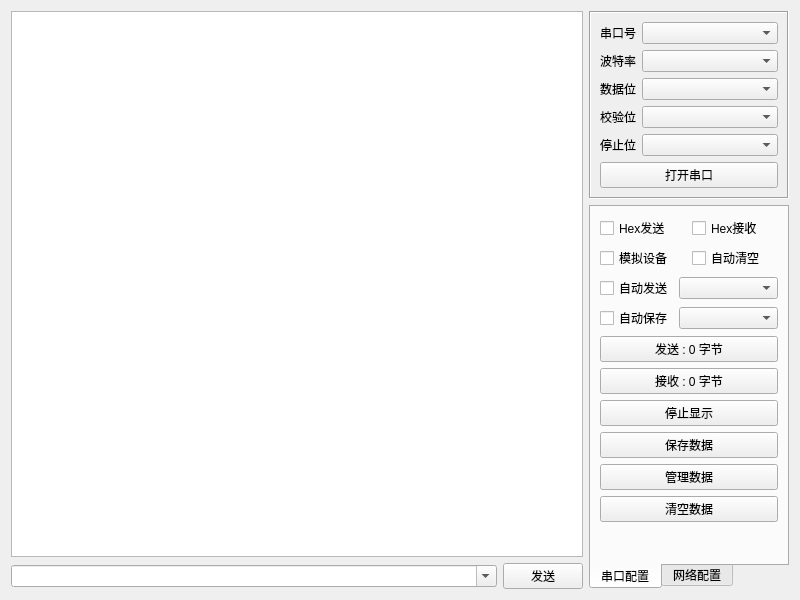
<?xml version="1.0" encoding="UTF-8"?>
<ui version="4.0">
 <class>frmComTool</class>
 <widget class="QWidget" name="frmComTool">
  <property name="geometry">
   <rect>
    <x>0</x>
    <y>0</y>
    <width>800</width>
    <height>600</height>
   </rect>
  </property>
  <layout class="QGridLayout" name="gridLayout_6">
   <item row="0" column="0">
    <widget class="QTextEdit" name="txtMain">
     <property name="enabled">
      <bool>true</bool>
     </property>
     <property name="frameShape">
      <enum>QFrame::StyledPanel</enum>
     </property>
     <property name="verticalScrollBarPolicy">
      <enum>Qt::ScrollBarAsNeeded</enum>
     </property>
     <property name="horizontalScrollBarPolicy">
      <enum>Qt::ScrollBarAsNeeded</enum>
     </property>
     <property name="readOnly">
      <bool>true</bool>
     </property>
    </widget>
   </item>
   <item row="0" column="1" rowspan="2">
    <widget class="QWidget" name="widgetRight" native="true">
     <property name="maximumSize">
      <size>
       <width>200</width>
       <height>16777215</height>
      </size>
     </property>
     <layout class="QVBoxLayout" name="verticalLayout">
      <property name="leftMargin">
       <number>0</number>
      </property>
      <property name="topMargin">
       <number>0</number>
      </property>
      <property name="rightMargin">
       <number>0</number>
      </property>
      <property name="bottomMargin">
       <number>0</number>
      </property>
      <item>
       <widget class="QFrame" name="frameTop">
        <property name="frameShape">
         <enum>QFrame::Box</enum>
        </property>
        <property name="frameShadow">
         <enum>QFrame::Sunken</enum>
        </property>
        <layout class="QGridLayout" name="gridLayout_3">
         <item row="0" column="0">
          <widget class="QLabel" name="labPortName">
           <property name="text">
            <string>串口号</string>
           </property>
          </widget>
         </item>
         <item row="0" column="1">
          <widget class="QComboBox" name="cboxPortName">
           <property name="sizePolicy">
            <sizepolicy hsizetype="Preferred" vsizetype="Fixed">
             <horstretch>1</horstretch>
             <verstretch>0</verstretch>
            </sizepolicy>
           </property>
          </widget>
         </item>
         <item row="1" column="0">
          <widget class="QLabel" name="labBaudRate">
           <property name="text">
            <string>波特率</string>
           </property>
          </widget>
         </item>
         <item row="1" column="1">
          <widget class="QComboBox" name="cboxBaudRate">
           <property name="sizePolicy">
            <sizepolicy hsizetype="Preferred" vsizetype="Fixed">
             <horstretch>1</horstretch>
             <verstretch>0</verstretch>
            </sizepolicy>
           </property>
          </widget>
         </item>
         <item row="2" column="0">
          <widget class="QLabel" name="labDataBit">
           <property name="text">
            <string>数据位</string>
           </property>
          </widget>
         </item>
         <item row="2" column="1">
          <widget class="QComboBox" name="cboxDataBit">
           <property name="sizePolicy">
            <sizepolicy hsizetype="Preferred" vsizetype="Fixed">
             <horstretch>1</horstretch>
             <verstretch>0</verstretch>
            </sizepolicy>
           </property>
          </widget>
         </item>
         <item row="3" column="0">
          <widget class="QLabel" name="labParity">
           <property name="text">
            <string>校验位</string>
           </property>
          </widget>
         </item>
         <item row="3" column="1">
          <widget class="QComboBox" name="cboxParity">
           <property name="sizePolicy">
            <sizepolicy hsizetype="Preferred" vsizetype="Fixed">
             <horstretch>1</horstretch>
             <verstretch>0</verstretch>
            </sizepolicy>
           </property>
          </widget>
         </item>
         <item row="4" column="0">
          <widget class="QLabel" name="labStopBit">
           <property name="text">
            <string>停止位</string>
           </property>
          </widget>
         </item>
         <item row="4" column="1">
          <widget class="QComboBox" name="cboxStopBit">
           <property name="sizePolicy">
            <sizepolicy hsizetype="Preferred" vsizetype="Fixed">
             <horstretch>1</horstretch>
             <verstretch>0</verstretch>
            </sizepolicy>
           </property>
          </widget>
         </item>
         <item row="5" column="0" colspan="2">
          <widget class="QPushButton" name="btnOpen">
           <property name="text">
            <string>打开串口</string>
           </property>
          </widget>
         </item>
        </layout>
       </widget>
      </item>
      <item>
       <widget class="QTabWidget" name="tabWidget">
        <property name="tabPosition">
         <enum>QTabWidget::South</enum>
        </property>
        <property name="currentIndex">
         <number>0</number>
        </property>
        <widget class="QWidget" name="tab">
         <attribute name="title">
          <string>串口配置</string>
         </attribute>
         <layout class="QGridLayout" name="gridLayout_5">
          <item row="0" column="0">
           <widget class="QCheckBox" name="ckHexSend">
            <property name="text">
             <string>Hex发送</string>
            </property>
           </widget>
          </item>
          <item row="0" column="1">
           <widget class="QCheckBox" name="ckHexReceive">
            <property name="text">
             <string>Hex接收</string>
            </property>
           </widget>
          </item>
          <item row="1" column="0">
           <widget class="QCheckBox" name="ckDebug">
            <property name="text">
             <string>模拟设备</string>
            </property>
           </widget>
          </item>
          <item row="1" column="1">
           <widget class="QCheckBox" name="ckAutoClear">
            <property name="text">
             <string>自动清空</string>
            </property>
           </widget>
          </item>
          <item row="2" column="0" colspan="2">
           <layout class="QGridLayout" name="gridLayout">
            <item row="0" column="0">
             <widget class="QCheckBox" name="ckAutoSend">
              <property name="text">
               <string>自动发送</string>
              </property>
             </widget>
            </item>
            <item row="0" column="1">
             <widget class="QComboBox" name="cboxSendInterval">
              <property name="sizePolicy">
               <sizepolicy hsizetype="Expanding" vsizetype="Fixed">
                <horstretch>0</horstretch>
                <verstretch>0</verstretch>
               </sizepolicy>
              </property>
             </widget>
            </item>
            <item row="1" column="0">
             <widget class="QCheckBox" name="ckAutoSave">
              <property name="text">
               <string>自动保存</string>
              </property>
             </widget>
            </item>
            <item row="1" column="1">
             <widget class="QComboBox" name="cboxSaveInterval">
              <property name="sizePolicy">
               <sizepolicy hsizetype="Expanding" vsizetype="Fixed">
                <horstretch>0</horstretch>
                <verstretch>0</verstretch>
               </sizepolicy>
              </property>
             </widget>
            </item>
           </layout>
          </item>
          <item row="3" column="0" colspan="2">
           <widget class="QPushButton" name="btnSendCount">
            <property name="text">
             <string>发送 : 0 字节</string>
            </property>
           </widget>
          </item>
          <item row="4" column="0" colspan="2">
           <widget class="QPushButton" name="btnReceiveCount">
            <property name="text">
             <string>接收 : 0 字节</string>
            </property>
           </widget>
          </item>
          <item row="5" column="0" colspan="2">
           <widget class="QPushButton" name="btnStopShow">
            <property name="text">
             <string>停止显示</string>
            </property>
           </widget>
          </item>
          <item row="6" column="0" colspan="2">
           <widget class="QPushButton" name="btnSave">
            <property name="text">
             <string>保存数据</string>
            </property>
           </widget>
          </item>
          <item row="7" column="0" colspan="2">
           <widget class="QPushButton" name="btnData">
            <property name="text">
             <string>管理数据</string>
            </property>
           </widget>
          </item>
          <item row="8" column="0" colspan="2">
           <widget class="QPushButton" name="btnClear">
            <property name="text">
             <string>清空数据</string>
            </property>
           </widget>
          </item>
          <item row="9" column="0" colspan="2">
           <spacer name="verticalSpacer">
            <property name="orientation">
             <enum>Qt::Vertical</enum>
            </property>
            <property name="sizeHint" stdset="0">
             <size>
              <width>20</width>
              <height>2</height>
             </size>
            </property>
           </spacer>
          </item>
         </layout>
        </widget>
        <widget class="QWidget" name="tab_2">
         <attribute name="title">
          <string>网络配置</string>
         </attribute>
         <layout class="QGridLayout" name="gridLayout_2">
          <item row="0" column="0" colspan="2">
           <layout class="QGridLayout" name="gridLayout_4">
            <item row="3" column="0">
             <widget class="QLabel" name="labListenPort">
              <property name="text">
               <string>监听端口</string>
              </property>
             </widget>
            </item>
            <item row="1" column="0">
             <widget class="QLabel" name="labServerIP">
              <property name="text">
               <string>远程地址</string>
              </property>
             </widget>
            </item>
            <item row="4" column="1">
             <widget class="QComboBox" name="cboxSleepTime"/>
            </item>
            <item row="1" column="1">
             <widget class="QLineEdit" name="txtServerIP">
              <property name="text">
               <string/>
              </property>
             </widget>
            </item>
            <item row="2" column="0">
             <widget class="QLabel" name="labServerPort">
              <property name="text">
               <string>远程端口</string>
              </property>
             </widget>
            </item>
            <item row="2" column="1">
             <widget class="QLineEdit" name="txtServerPort">
              <property name="text">
               <string/>
              </property>
             </widget>
            </item>
            <item row="4" column="0">
             <widget class="QLabel" name="labSleepTime">
              <property name="text">
               <string>延时时间</string>
              </property>
             </widget>
            </item>
            <item row="3" column="1">
             <widget class="QLineEdit" name="txtListenPort"/>
            </item>
            <item row="0" column="0">
             <widget class="QLabel" name="labMode">
              <property name="text">
               <string>转换模式</string>
              </property>
             </widget>
            </item>
            <item row="0" column="1">
             <widget class="QComboBox" name="cboxMode">
              <item>
               <property name="text">
                <string>Tcp_Client</string>
               </property>
              </item>
              <item>
               <property name="text">
                <string>Tcp_Server</string>
               </property>
              </item>
              <item>
               <property name="text">
                <string>Udp_Client</string>
               </property>
              </item>
              <item>
               <property name="text">
                <string>Udp_Server</string>
               </property>
              </item>
             </widget>
            </item>
           </layout>
          </item>
          <item row="2" column="0" colspan="2">
           <widget class="QPushButton" name="btnStart">
            <property name="text">
             <string>启动</string>
            </property>
           </widget>
          </item>
          <item row="3" column="0" colspan="2">
           <spacer name="verticalSpacer_2">
            <property name="orientation">
             <enum>Qt::Vertical</enum>
            </property>
            <property name="sizeHint" stdset="0">
             <size>
              <width>20</width>
              <height>59</height>
             </size>
            </property>
           </spacer>
          </item>
          <item row="1" column="0" colspan="2">
           <widget class="QCheckBox" name="ckAutoConnect">
            <property name="text">
             <string>自动重连网络</string>
            </property>
           </widget>
          </item>
         </layout>
        </widget>
       </widget>
      </item>
     </layout>
    </widget>
   </item>
   <item row="1" column="0">
    <widget class="QWidget" name="widget" native="true">
     <layout class="QHBoxLayout" name="horizontalLayout">
      <property name="leftMargin">
       <number>0</number>
      </property>
      <property name="topMargin">
       <number>0</number>
      </property>
      <property name="rightMargin">
       <number>0</number>
      </property>
      <property name="bottomMargin">
       <number>0</number>
      </property>
      <item>
       <widget class="QComboBox" name="cboxData">
        <property name="sizePolicy">
         <sizepolicy hsizetype="Ignored" vsizetype="Fixed">
          <horstretch>0</horstretch>
          <verstretch>0</verstretch>
         </sizepolicy>
        </property>
        <property name="editable">
         <bool>true</bool>
        </property>
        <property name="duplicatesEnabled">
         <bool>false</bool>
        </property>
       </widget>
      </item>
      <item>
       <widget class="QPushButton" name="btnSend">
        <property name="minimumSize">
         <size>
          <width>80</width>
          <height>0</height>
         </size>
        </property>
        <property name="maximumSize">
         <size>
          <width>80</width>
          <height>16777215</height>
         </size>
        </property>
        <property name="text">
         <string>发送</string>
        </property>
       </widget>
      </item>
     </layout>
    </widget>
   </item>
  </layout>
 </widget>
 <resources/>
 <connections/>
</ui>
